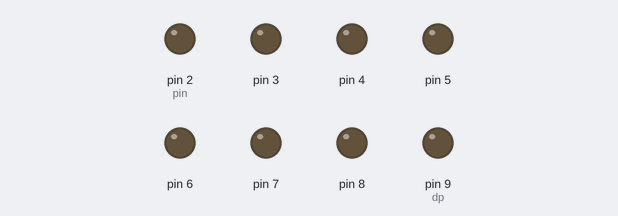
A sketch run on a simulated Arduino Uno, built with avr-gcc and run on an emulated ATmega328P. On the bench: output pins drawn as LEDs (lit = HIGH).

Above: at 0.5 s.
At 2.5 s:
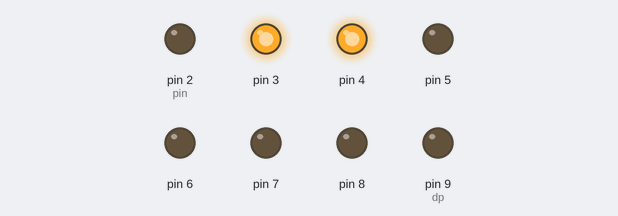
At 4.5 s:
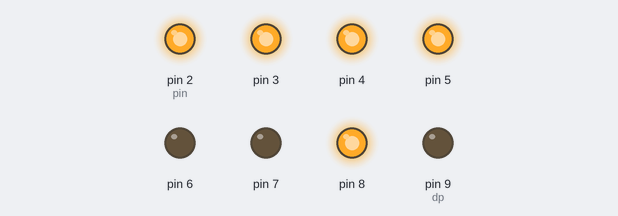
At 8.5 s:
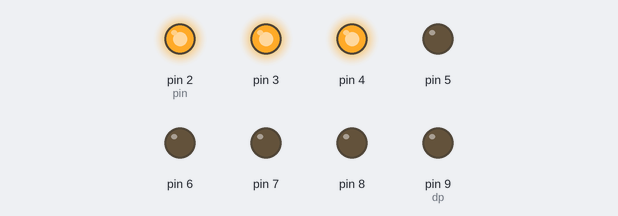
At 12.5 s:
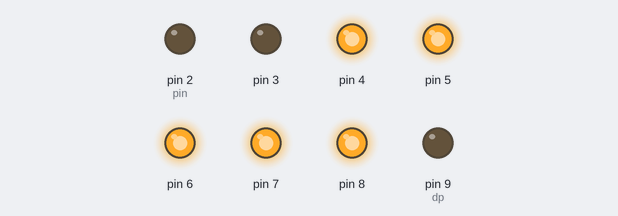
At 17.5 s:
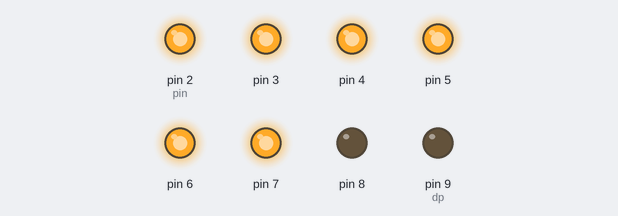
Timing chart, 0 to 18.4 s (numbered marks = the images above):
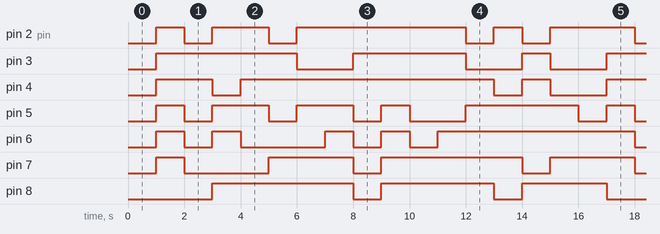

The sketch:

12.ino
```cpp
//{a,b,c,d,e,f,g}

int displayLed[16][7] {
  {1, 1, 1, 1, 1, 1, 0}, //  0
  {0, 1, 1, 0, 0, 0, 0}, //  1
  {1, 1, 0, 1, 1, 0, 1}, //  2
  {1, 1, 1, 1, 0, 0, 1}, //  3
  {0, 1, 1, 0, 0, 1, 1}, //  4
  {1, 0, 1, 1, 0, 1, 1}, //  5
  {1, 0, 1, 1, 1, 1, 1}, //  6
  {1, 1, 1, 0, 0, 0, 0}, //  7
  {1, 1, 1, 1, 1, 1, 1}, //  8
  {1, 1, 1, 0, 0, 1, 1}, //  9
  {1, 1, 1, 0, 1, 1, 1}, //  A
  {0, 0, 1, 1, 1, 1, 1}, //  B
  {1, 0, 0, 1, 1, 1, 0}, //  C
  {0, 1, 1, 1, 1, 0, 1}, //  D
  {1, 0, 0, 1, 1, 1, 1}, //  E
  {1, 0, 0, 0, 1, 1, 1}  //  F
};

void writeFuc(int dis) {
  int pin = 2;
  for (int i = 0; i < 7; i++) {
    digitalWrite(pin, displayLed[dis][i]);
    pin++;
  }
}

void setup() {
  // put your setup code here, to run once:

  pinMode(2, OUTPUT);   //  a
  pinMode(3, OUTPUT);   //  b
  pinMode(4, OUTPUT);   //  c
  pinMode(5, OUTPUT);   //  d

  pinMode(6, OUTPUT);   //  e
  pinMode(7, OUTPUT);   //  f
  pinMode(8, OUTPUT);   //  g
  pinMode(9, OUTPUT);  //  dp

}

void loop() {
  // put your main code here, to run repeatedly:

  for (int i = 0; i < 16; i++) {
    delay(1000);
    writeFuc(i);
  }

}
```

Measured:
- by itself, pin 2 (pin): repeats every 16.0 s: LOW 1.0 s, HIGH 2.0 s, LOW 1.0 s, HIGH 6.0 s, LOW 1.0 s, HIGH 1.0 s, LOW 1.0 s, HIGH 3.0 s
- by itself, pin 3: repeats every 16.0 s: LOW 2.0 s, HIGH 4.0 s, LOW 2.0 s, HIGH 1.0 s, LOW 2.0 s, HIGH 5.0 s
- by itself, pin 4: repeats every 16.0 s: LOW 1.0 s, HIGH 9.0 s, LOW 1.0 s, HIGH 1.0 s, LOW 2.0 s, HIGH 2.0 s
- by itself, pin 5: repeats every 16.0 s: 2 × (LOW 1.0 s, HIGH 2.0 s), LOW 1.0 s, HIGH 1.0 s, LOW 2.0 s, HIGH 4.0 s, LOW 1.0 s, HIGH 1.0 s
- by itself, pin 6: repeats every 16.0 s: LOW 1.0 s, HIGH 1.0 s, LOW 3.0 s, 2 × (HIGH 1.0 s, LOW 1.0 s), HIGH 7.0 s
- by itself, pin 7: repeats every 16.0 s: LOW 3.0 s, HIGH 3.0 s, LOW 1.0 s, HIGH 5.0 s, LOW 1.0 s, HIGH 3.0 s
- by itself, pin 8: LOW → HIGH at 3.0 s, → LOW 5.0 s later, → HIGH 1.0 s later, → LOW 4.0 s later, … (13 changes in this stretch)
